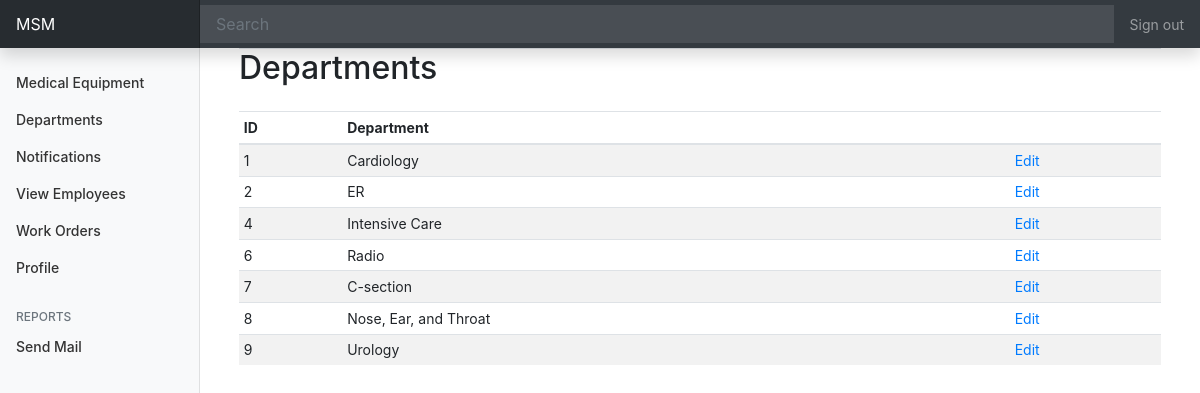
/med/department-list/ (signed in), run on the app's committed database.
### med/models.py (models this page shows, shortened)
class Department(models.Model):
    name = models.CharField(_("Department Name"), max_length = 225, unique=True)
    hospital = models.ForeignKey(Hospital, null=True, on_delete=models.SET_NULL)

### med/views.py (the view)
# urls.py: path('department-list/', DepartmentListView.as_view(), name ='department-list'),
class DepartmentListView(LoginRequiredMixin, ListView):
    model = Department
    template_name = 'med/department_list.html'
    def get_queryset(self):
        if(self.request.user.type == 'ENGINEER'):
            eng = Engineer.objects.get(id = self.request.user.id)
            eng_hos = eng.current_hospital
            object_list = eng_hos.department_set.all()
            return object_list
        elif(self.request.user.type == 'DOCTOR'):
            doc = Doctor.objects.get(id = self.request.user.id)
            doc_hos = doc.current_hospital
            object_list = doc_hos.department_set.all()
            return object_list
        else:
            man = Manager.objects.get(id = self.request.user.id)
            object_list = man.hospital.department_set.all()
            return object_list

### med/models.py (called while the page is built)
    def get_queryset(self, *args, **kwargs):
        return super().get_queryset(*args, **kwargs).filter(type=User.Types.MANAGER)

### med/templates/med/department_list.html (shortened to what this page needs)
{% extends "dashboard/base.html" %}
{% block content%}
    <div class="container">
        <h2 class="border-top mb-4">Departments</h2>
        <div class="table-responsive">
            <table class="table table-striped table-sm">
                <thead>
                <tr>
                    <th scope="col">ID</th>
                    <th scope="col">Department</th>
                    <th></th>
                </tr>
                </thead>
                <tbody>
                {% for department in object_list %}
                    <tr>
                        <td>{{ department.id }}</td>
                        <td>{{ department.name }}</td>
                        <td><a href="{% url 'edit-department' department.id %}">Edit</a></td>
                    </tr>
                {% endfor %}
                </tbody>
            </table>
        </div>
    </div>
{% endblock %}

### dashboard/static/dashboard/accsess.css (style rules this page uses)
body { font-size: .875rem; }

### data on the page
Department: id "1", name "Cardiology"
Department: id "2", name "ER"
Department: id "4", name "Intensive Care"
Department: id "6", name "Radio"
Department: id "7", name "C-section"
Department: id "8", name "Nose, Ear, and Throat"
Department: id "9", name "Urology"
